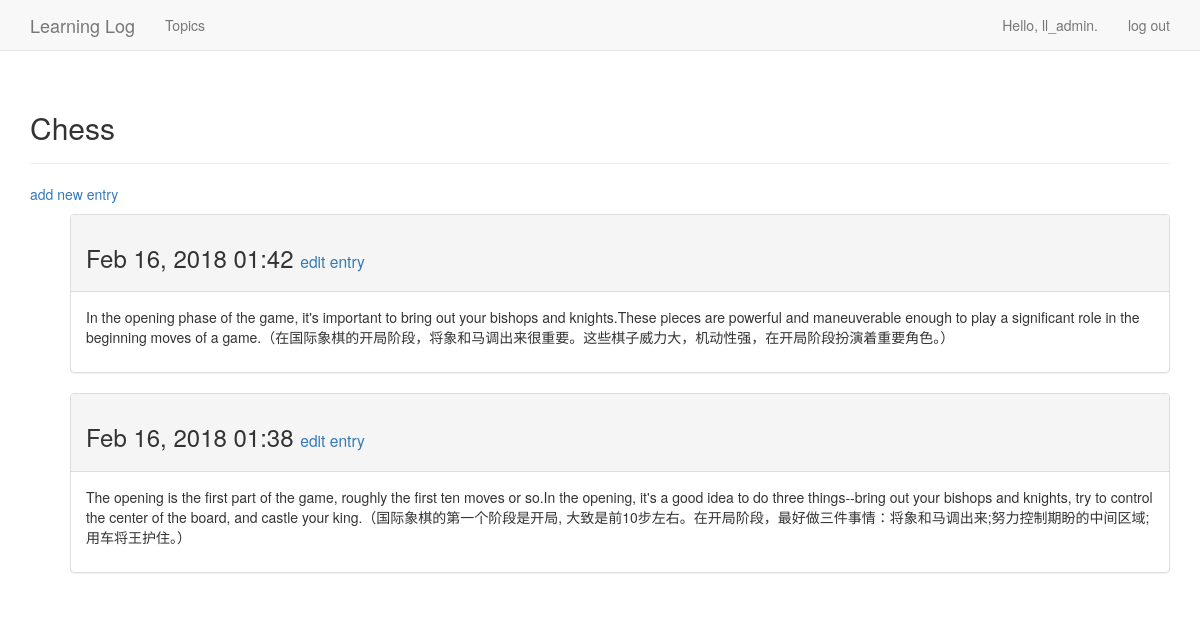
Before: /topics/1/ (signed in) with the older database file.
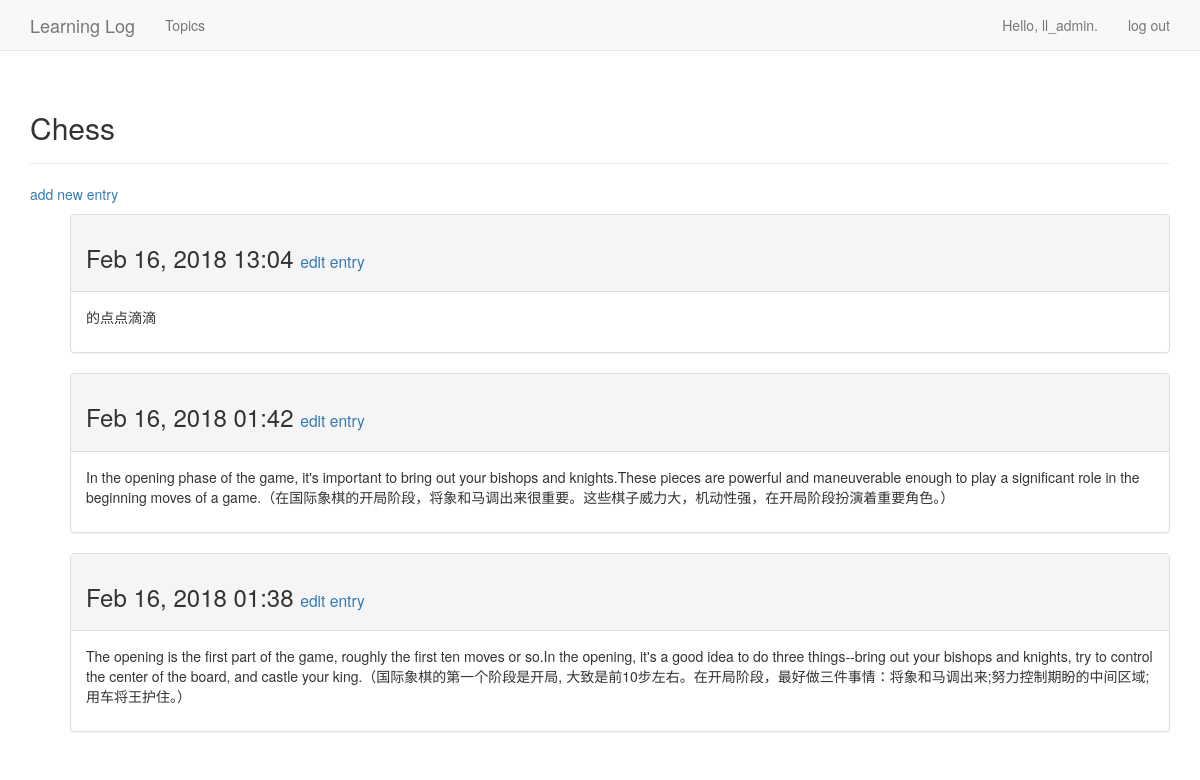
After: the same page with the newer database file.
### learning_logs/models.py (models this page shows, shortened)
class Entry(models.Model):
  topic = models.ForeignKey(Topic, on_delete = models.CASCADE)
  text = models.TextField()
  date_added = models.DateTimeField(auto_now_add = True)
  class Meta:
    verbose_name_plural = 'entries'

### learning_logs/views.py (the view)
# urls.py: url(r'^topics/(?P<topic_id>\d+)/$', views.topic, name='topic'),
@login_required
def topic(request, topic_id):
  topic = get_object_or_404(Topic, id=topic_id)
  if topic.owner != request.user:
    raise Http404
  entries = topic.entry_set.order_by('-date_added')
  context = {'topic': topic, 'entries': entries}
  return render(request, 'learning_logs/topic.html', context)

### learning_logs/models.py (called while the page is built)
  def __str__(self):
    return self.text

### learning_logs/templates/learning_logs/topic.html
{% extends 'learning_logs/base.html' %}
{% block header %}
  <h2>{{topic}}</h2>
{% endblock header %}
{% block content %}
  <p>
    <a href="{% url 'learning_logs:new_entry' topic.id %}">add new entry</a>
  </p>
  <ul>
    {% for entry in entries %}
      <div class="panel panel-default">
        <div class="panel-heading">
          <h3>
            {{entry.date_added|date:'M d, Y H:i'}}
            <small>
                <a href="{% url 'learning_logs:edit_entry' entry.id %}">edit entry</a>
            </small>
          </h3>
        </div>
        <div class="panel-body">
          {{entry.text|linebreaks}}
        </div>
      </div>
    {% empty %}
      <li>
        There are not entries for this topic yet
      </li>
    {% endfor %}
  </ul>
{% endblock content %}

Changed rows visible on the page:
added Entry: date_added "Feb 16, 2018 13:04", text "的点点滴滴"
